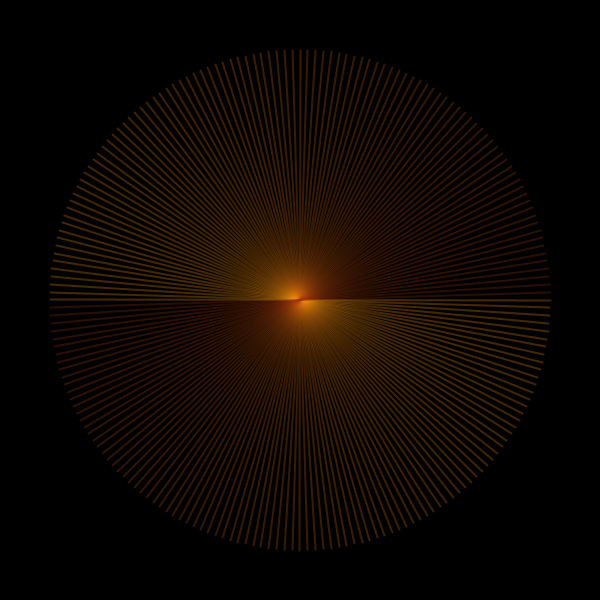
Frame 1 (no input)
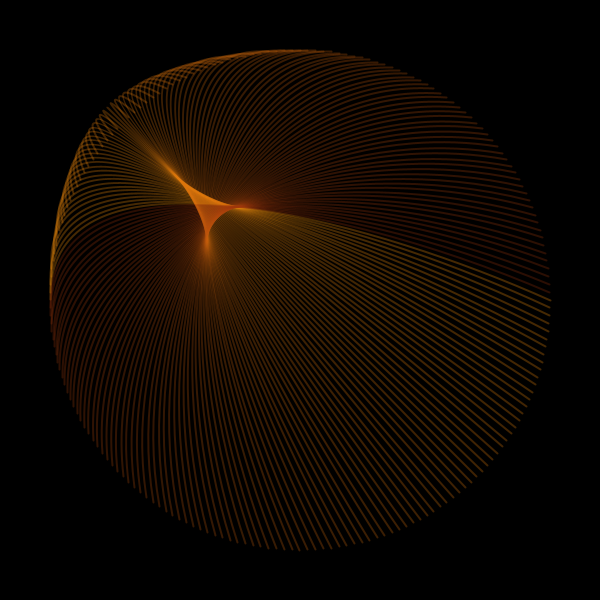
Frame 60 (the mouse pressed at the canvas centre just before this capture)
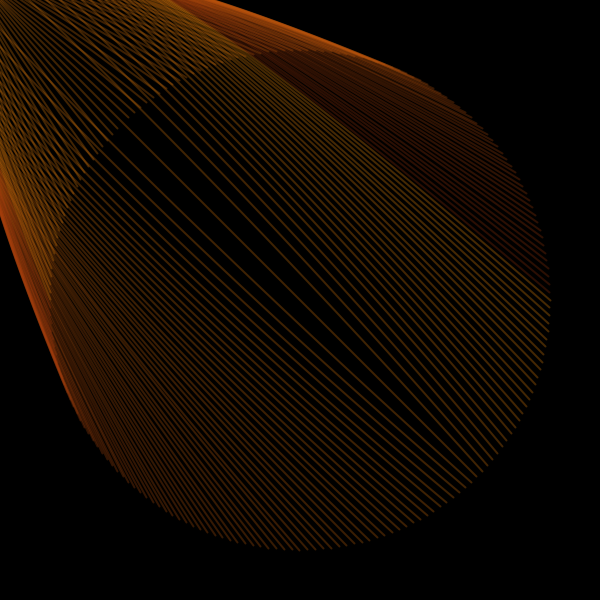
Frame 120 (the mouse held since frame 60 and released just before this capture)

The Processing sketch that drew these frames (run headless with seeded random() and noise(); from frame 60 on, the mouse is pressed at the canvas centre):

// Processing sketch: processing_156929
// ── processing_156929.pde

//Day48 #create365

ArrayList<Particle> particlesT;
ArrayList<Particle> particlesB;

int numLines = 100;
PVector mouse;
int d = 1;

int angStart = 0;
float angInc = PI/numLines;
int r = 250;
int sep = 50;

void setup() {
  size(600, 600);
  background(0);
  smooth();
  

  particlesT = new ArrayList<Particle>();
  particlesB = new ArrayList<Particle>();
  
  for (int i = 0; i < 2*numLines; i++) {
    float angle = angStart + angInc*i ;
    particlesT.add(new Particle(new PVector((r-sep)*cos(angle), (r-sep)*sin(angle))));
    particlesB.add(new Particle(new PVector((r-sep)*cos(angle + PI), (r-sep)*sin(angle + PI))));
  }
 
}


void draw() {
  background(0);

  pushMatrix();
  translate(width/2, height/2);
  mouse = new PVector(mouseX - width/2, mouseY - height/2);

  if (mousePressed) {
    d = -1;
  } else {
    d = 1;
  }


  for (Particle p : particlesT) {
    PVector force = p.calcForce(mouse, d);
    p.applyForce(force);
    p.update();
  }

  for (Particle p : particlesB) {
    PVector force = p.calcForce(mouse, d);
    p.applyForce(force);
    p.update();
  }
  noFill();
  strokeWeight(2);
  for (int i = 0; i < numLines; i++) {
    Particle pT = particlesT.get(i);
    Particle pB = particlesB.get(i);
    float angle = angStart + angInc*i;
    stroke(255 - i, 150 - i, 10, 70);
    bezier(r*cos(angle), r*sin(angle), pT.location.x, pT.location.y, pB.location.x, pB.location.y, r*cos(angle + PI), r*sin(angle + PI));
  }
  popMatrix();
  
}

class Particle {

  PVector location;
  PVector velocity;
  PVector acceleration;
  float strength;

  Particle(PVector loc) {
    location = loc.get();
    velocity = new PVector(0, 0);
    acceleration = new PVector(0, 0);
    strength = 0.1;
  }

  void update() {
    velocity.add(acceleration);
    velocity.limit(10);
    velocity.mult(0.997);
    location.add(velocity);
    acceleration.mult(0);
  }

  void display() {
    fill(200);
    ellipse(location.x, location.y, 20, 20);
  }

  PVector calcForce(PVector mouse_, int dir) {
    PVector mouse = mouse_.get();
    PVector force = PVector.sub(mouse, location);
    float distance = force.mag();
    distance = constrain(distance, 5, 40);
    force.normalize();
    force.mult(strength);
    force.mult(dir);

    return force;
  }

  void applyForce(PVector force) {
    acceleration.add(force);
  }
}
